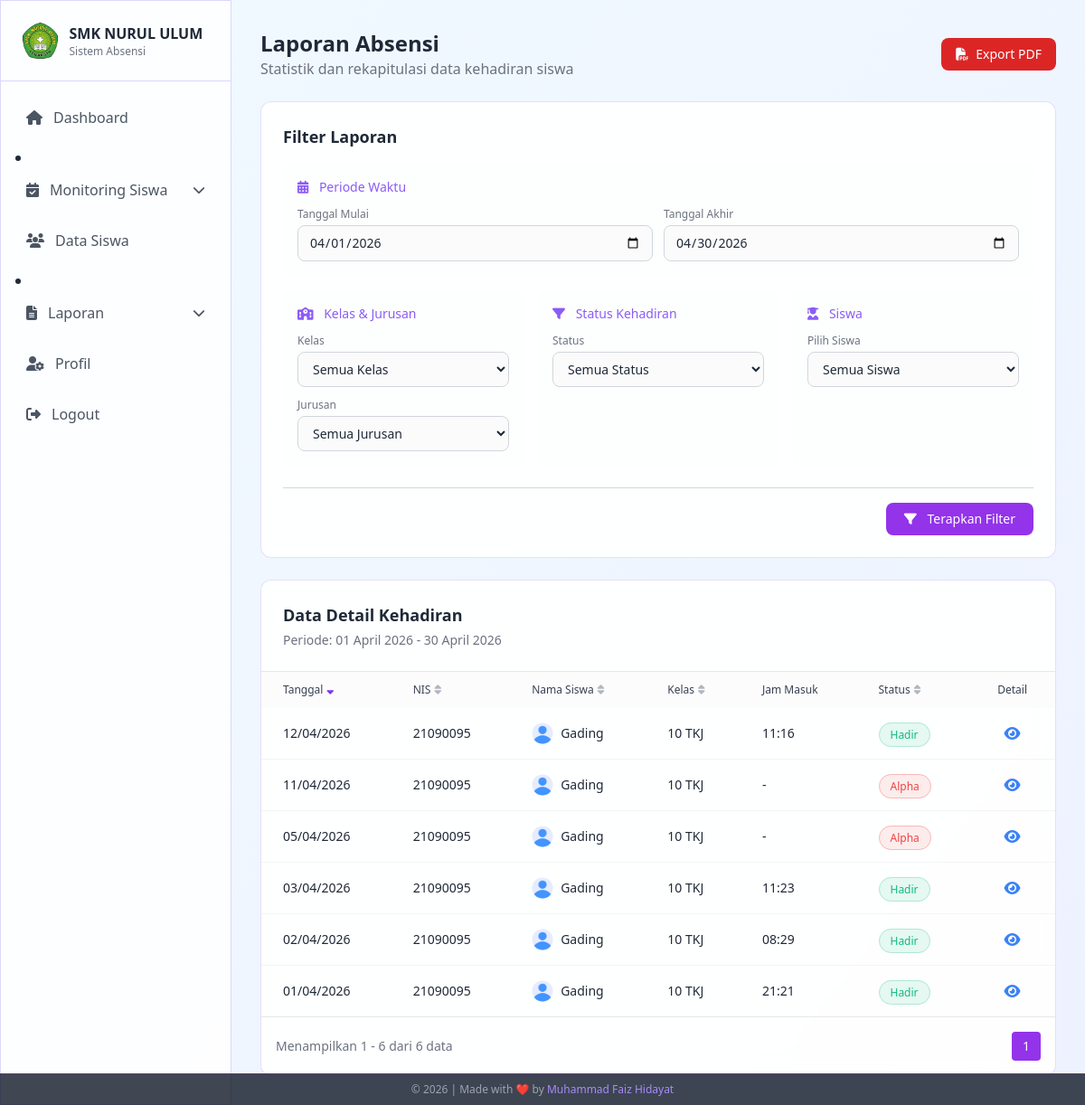
The app's page /admin/laporan/index.php (signed in) with its own data.
### tables this page shows
CREATE TABLE `absensi` (
  `id` int NOT NULL AUTO_INCREMENT,
  `siswa_id` int NOT NULL,
  `tanggal` date NOT NULL,
  `jam_masuk` time DEFAULT NULL,
  `status` enum('Hadir','Sakit','Izin','Terlambat','Alpha') NOT NULL,
  `keterangan` text,
  `bukti_file` varchar(255) DEFAULT NULL,
  `approval_status` enum('Pending','Approved','Rejected') DEFAULT 'Pending',
  `created_at` timestamp NOT NULL DEFAULT CURRENT_TIMESTAMP,
  `updated_at` timestamp NOT NULL DEFAULT CURRENT_TIMESTAMP ON UPDATE CURRENT_TIMESTAMP,
  PRIMARY KEY (`id`),
  KEY `siswa_id` (`siswa_id`),
  KEY `tanggal` (`tanggal`),
  CONSTRAINT `fk_absensi_siswa` FOREIGN KEY (`siswa_id`) REFERENCES `siswa` (`id`) ON DELETE CASCADE
);

CREATE TABLE `siswa` (
  `id` int NOT NULL AUTO_INCREMENT,
  `user_id` int DEFAULT NULL COMMENT 'FK ke tabel users',
  `nis` varchar(20) NOT NULL,
  `nama_lengkap` varchar(100) NOT NULL,
  `kelas` enum('10','11','12') NOT NULL,
  `jurusan` enum('TKJ','MP','AKL','TSM','TKR') NOT NULL,
  `email` varchar(100) NOT NULL,
  `password` varchar(255) NOT NULL,
  `foto_profil` varchar(255) DEFAULT 'assets/default/photo-profile.png',
  `created_at` timestamp NOT NULL DEFAULT CURRENT_TIMESTAMP,
  `updated_at` timestamp NOT NULL DEFAULT CURRENT_TIMESTAMP ON UPDATE CURRENT_TIMESTAMP,
  PRIMARY KEY (`id`),
  UNIQUE KEY `nis` (`nis`),
  UNIQUE KEY `email` (`email`),
  KEY `fk_siswa_user` (`user_id`),
  CONSTRAINT `fk_siswa_user` FOREIGN KEY (`user_id`) REFERENCES `users` (`id`) ON DELETE SET NULL
);

### admin/laporan/index.php (the view, shortened to what the rows shown need)
<?php
require_once '../../config/database.php';
$default_start_date = date('Y-m-01');
$default_end_date = date('Y-m-t');
$start_date = $_GET['start_date'] ?? $default_start_date;
$end_date = $_GET['end_date'] ?? $default_end_date;
$page          = isset($_GET['page']) ? (int) $_GET['page'] : 1;
$items_per_page = 20;
$offset        = ($page - 1) * $items_per_page;
$sort_column = $_GET['sort'] ?? 'tanggal';
$sort_order  = $_GET['order'] ?? 'DESC';
$valid_columns = ['tanggal', 'nama_lengkap', 'nis', 'kelas', 'jurusan', 'status'];
$sort_column   = in_array($sort_column, $valid_columns) ? $sort_column : 'tanggal';
$sort_prefix = in_array($sort_column, ['tanggal', 'status']) ? 'a.' : 's.';
$detail_sql = "SELECT a.id, a.tanggal, a.jam_masuk, a.status, a.approval_status,
               s.id as siswa_id, s.nama_lengkap, s.nis, s.kelas, s.jurusan, s.foto_profil
               FROM absensi a
               JOIN siswa s ON a.siswa_id = s.id
               WHERE a.tanggal BETWEEN :start_date AND :end_date
               AND a.approval_status = 'Approved'";
$detail_params = [
    'start_date' => $start_date,
    'end_date'   => $end_date
];
$detail_sql .= " ORDER BY " . $sort_prefix . $sort_column . " " . ($sort_order === 'ASC' ? 'ASC' : 'DESC');
$detail_sql .= " LIMIT :offset, :limit";
$detail_stmt = $conn->prepare($detail_sql);
foreach ($detail_params as $key => $value) {
    $detail_stmt->bindValue(':' . $key, $value);
}
$detail_stmt->bindValue(':offset', (int) $offset, PDO::PARAM_INT);
$detail_stmt->bindValue(':limit', (int) $items_per_page, PDO::PARAM_INT);
$detail_stmt->execute();
$detail_records = $detail_stmt->fetchAll(PDO::FETCH_ASSOC);
function buildUrl($page = null, $sort = null, $order = null)
{
    $params = $_GET;
    if ($page !== null) $params['page'] = $page;
    if ($sort !== null) $params['sort'] = $sort;
    if ($order !== null) $params['order'] = $order;
    return '?' . http_build_query($params);
}
function getSortIcon($column, $current_sort, $current_order)
{
    if ($column !== $current_sort) {
        return '<i class="fas fa-sort text-gray-500 opacity-50"></i>';
    }
    return $current_order === 'ASC'
        ? '<i class="fas fa-sort-up text-violet-600"></i>'
        : '<i class="fas fa-sort-down text-violet-600"></i>';
}
?>
<!DOCTYPE html>
<html lang="en">
<head>
    <script src="https://cdn.tailwindcss.com"></script>
    <link rel="stylesheet" href="https://cdnjs.cloudflare.com/ajax/libs/font-awesome/6.4.2/css/all.min.css">
</head>
<body class="min-h-screen text-gray-800 bg-fixed">
    <aside id="sidebar"
        class="fixed top-0 left-0 h-screen w-64 glass-effect border-r border-violet-200 z-50 sidebar-transition -translate-x-full lg:translate-x-0">
        <div class="flex items-center justify-between p-4 lg:p-6 border-b border-violet-200">
            <div class="flex items-center gap-3">
                <div>
                    <h1 class="font-semibold text-sm lg:text-base text-gray-800">SMK NURUL ULUM</h1>
                </div>
            </div>
        </div>
    </aside>
    <main class="lg:ml-64 min-h-screen bg-gradient-to-br from-sky-50 to-indigo-50 transition-all duration-300">
        <div class="p-4 lg:p-8">
            <div class="max-w-7xl mx-auto">
                <header class="flex flex-wrap justify-between items-center mb-6 gap-4">
                    <div>
                        <h1 class="text-xl md:text-2xl font-bold">Laporan Absensi</h1>
                    </div>
                </header>
                <div class="glass-effect rounded-xl overflow-hidden">
                    <?php if (count($detail_records) > 0): ?>
                        <div class="overflow-x-auto table-container">
                            <table class="w-full">
                                <thead>
                                    <tr class="bg-gray-50/50 text-gray-700 text-left">
                                        <th class="px-6 py-3 text-xs font-medium">
                                            <a href="<?= buildUrl(null, 'tanggal', $sort_column == 'tanggal' && $sort_order == 'ASC' ? 'DESC' : 'ASC') ?>"
                                                class="flex items-center gap-1 hover:text-gray-800">
                                                Tanggal <?= getSortIcon('tanggal', $sort_column, $sort_order) ?>
                                            </a>
                                        </th>
                                        <th class="px-6 py-3 text-xs font-medium">
                                            <a href="<?= buildUrl(null, 'nis', $sort_column == 'nis' && $sort_order == 'ASC' ? 'DESC' : 'ASC') ?>"
                                                class="flex items-center gap-1 hover:text-gray-800">
                                                NIS <?= getSortIcon('nis', $sort_column, $sort_order) ?>
                                            </a>
                                        </th>
                                        <th class="px-6 py-3 text-xs font-medium">
                                            <a href="<?= buildUrl(null, 'nama_lengkap', $sort_column == 'nama_lengkap' && $sort_order == 'ASC' ? 'DESC' : 'ASC') ?>"
                                                class="flex items-center gap-1 hover:text-gray-800">
                                                Nama Siswa <?= getSortIcon('nama_lengkap', $sort_column, $sort_order) ?>
                                            </a>
                                        </th>
                                        <th class="px-6 py-3 text-xs font-medium">
                                            <a href="<?= buildUrl(null, 'kelas', $sort_column == 'kelas' && $sort_order == 'ASC' ? 'DESC' : 'ASC') ?>"
                                                class="flex items-center gap-1 hover:text-gray-800">
                                                Kelas <?= getSortIcon('kelas', $sort_column, $sort_order) ?>
                                            </a>
                                        </th>
                                        <th class="px-6 py-3 text-xs font-medium">Jam Masuk</th>
                                        <th class="px-6 py-3 text-xs font-medium">
                                            <a href="<?= buildUrl(null, 'status', $sort_column == 'status' && $sort_order == 'ASC' ? 'DESC' : 'ASC') ?>"
                                                class="flex items-center gap-1 hover:text-gray-800">
                                                Status <?= getSortIcon('status', $sort_column, $sort_order) ?>
                                            </a>
                                        </th>
                                        <th class="px-6 py-3 text-xs font-medium text-center">Detail</th>
                                    </tr>
                                </thead>
                                <tbody class="divide-y divide-gray-100">
                                    <?php foreach ($detail_records as $data): ?>
                                        <tr class="hover:bg-purple-50/30 transition-colors">
                                            <td class="px-6 py-4 text-sm">
                                                <?= date('d/m/Y', strtotime($data['tanggal'])) ?>
                                            </td>
                                            <td class="px-6 py-4 text-sm"><?= htmlspecialchars($data['nis']) ?></td>
                                            <td class="px-6 py-4 text-sm">
                                                <div class="flex items-center">
                                                    <img src="../../<?= $data['foto_profil'] ?: 'assets/default/avatar.png' ?>"
                                                        class="w-6 h-6 rounded-full mr-2 object-cover hidden sm:block"
                                                        alt="Profile">
                                                    <?= htmlspecialchars($data['nama_lengkap']) ?>
                                                </div>
                                            </td>
                                            <td class="px-6 py-4 text-sm">
                                                <?= htmlspecialchars($data['kelas']) ?> <?= htmlspecialchars($data['jurusan']) ?>
                                            </td>
                                            <td class="px-6 py-4 text-sm">
                                                <?= (!empty($data['jam_masuk']) && $data['jam_masuk'] !== '00:00:00')
                                                    ? date('H:i', strtotime($data['jam_masuk']))
                                                    : '-' ?>
                                            </td>
                                            <td class="px-6 py-4">
                                                <span class="px-3 py-1 rounded-full text-xs status-<?= strtolower($data['status']) ?>">
                                                    <?= htmlspecialchars($data['status']) ?>
                                                </span>
                                            </td>
                                            <td class="px-6 py-4 text-center">
                                                <a href="../absensi/detail.php?id=<?= $data['id'] ?>"
                                                    class="text-blue-500 hover:text-blue-700">
                                                    <i class="fas fa-eye"></i>
                                                </a>
                                            </td>
                                        </tr>
                                    <?php endforeach; ?>
                                </tbody>
                            </table>
                        </div>
                    <?php endif; ?>
                </div>
            </div>
        </div>
    </main>
</body>
</html>

### records on screen
absensi: tanggal "12/04/2026", siswa.nis "21090095", siswa.foto_profil (picture), siswa.nama_lengkap "Gading", siswa.kelas "10", siswa.jurusan "TKJ", jam_masuk "11:16", status "Hadir"
absensi: tanggal "11/04/2026", siswa.nis "21090095", siswa.foto_profil (picture), siswa.nama_lengkap "Gading", siswa.kelas "10", siswa.jurusan "TKJ", status "Alpha"
absensi: tanggal "05/04/2026", siswa.nis "21090095", siswa.foto_profil (picture), siswa.nama_lengkap "Gading", siswa.kelas "10", siswa.jurusan "TKJ", status "Alpha"
absensi: tanggal "03/04/2026", siswa.nis "21090095", siswa.foto_profil (picture), siswa.nama_lengkap "Gading", siswa.kelas "10", siswa.jurusan "TKJ", jam_masuk "11:23", status "Hadir"
absensi: tanggal "02/04/2026", siswa.nis "21090095", siswa.foto_profil (picture), siswa.nama_lengkap "Gading", siswa.kelas "10", siswa.jurusan "TKJ", jam_masuk "08:29", status "Hadir"
absensi: tanggal "01/04/2026", siswa.nis "21090095", siswa.foto_profil (picture), siswa.nama_lengkap "Gading", siswa.kelas "10", siswa.jurusan "TKJ", jam_masuk "21:21", status "Hadir"

### other values on screen
min($offset + 1, $total_detail_items) "1"
min($offset + $items_per_page, $total_detail_items) "6"
$total_detail_items "6"
